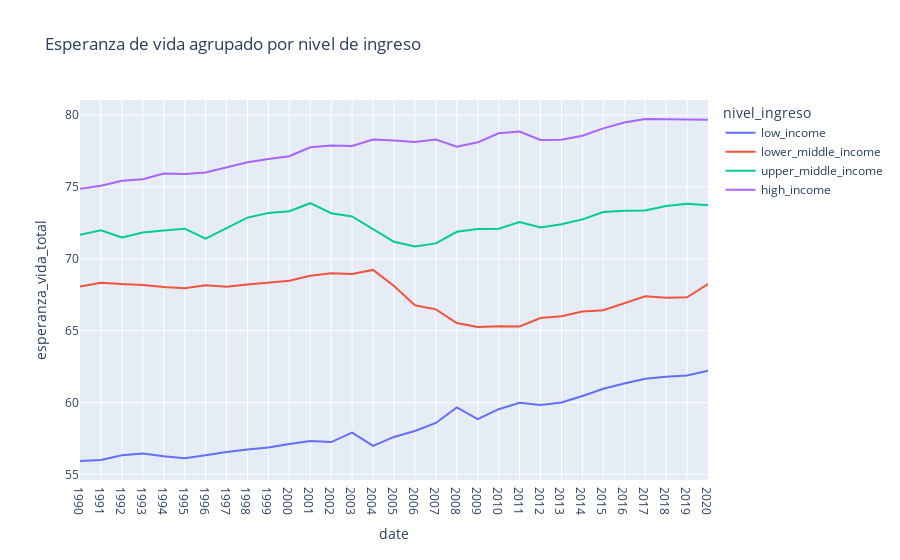

Here is the notebook cell this chart was saved with:
### Code cell
import plotly.express as px

fig = px.line(promedio, 
                x='date', 
                y="esperanza_vida_total", 
                title='Esperanza de vida agrupado por nivel de ingreso',
                color= 'nivel_ingreso')
fig.show()

### Figure 1 — Plotly figure (JSON) as saved in the notebook; plotly's stock layout.template omitted (floating-point values rounded to 4 significant figures)
{"data": [{"hovertemplate": "nivel_ingreso=low_income<br>date=%{x}<br>esperanza_vida_total=%{y}<extra></extra>", "legendgroup": "low_income", "line": {"color": "#636efa", "dash": "solid"}, "marker": {"symbol": "circle"}, "mode": "lines", "name": "low_income", "orientation": "v", "showlegend": true, "type": "scatter", "x": ["1990", "1991", "1992", "1993", "1994", "1995", "1996", "1997", "1998", "1999", "2000", "2001", "2002", "2003", "2004", "2005", "2006", "2007", "2008", "2009", "2010", "2011", "2012", "2013", "2014", "2015", "2016", "2017", "2018", "2019", "2020"], "xaxis": "x", "y": [55.93, 56.01, 56.32, 56.45, 56.26, 56.12, 56.33, 56.56, 56.73, 56.88, 57.11, 57.31, 57.24, 57.91, 56.98, 57.6, 58.01, 58.58, 59.66, 58.85, 59.54, 59.98, 59.82, 60.0, 60.46, 60.95, 61.32, 61.66, 61.79, 61.88, 62.21], "yaxis": "y"}, {"hovertemplate": "nivel_ingreso=lower_middle_income<br>date=%{x}<br>esperanza_vida_total=%{y}<extra></extra>", "legendgroup": "lower_middle_income", "line": {"color": "#EF553B", "dash": "solid"}, "marker": {"symbol": "circle"}, "mode": "lines", "name": "lower_middle_income", "orientation": "v", "showlegend": true, "type": "scatter", "x": ["1990", "1991", "1992", "1993", "1994", "1995", "1996", "1997", "1998", "1999", "2000", "2001", "2002", "2003", "2004", "2005", "2006", "2007", "2008", "2009", "2010", "2011", "2012", "2013", "2014", "2015", "2016", "2017", "2018", "2019", "2020"], "xaxis": "x", "y": [68.08, 68.34, 68.24, 68.18, 68.04, 67.95, 68.16, 68.06, 68.21, 68.34, 68.47, 68.82, 68.99, 68.94, 69.23, 68.11, 66.77, 66.48, 65.53, 65.26, 65.31, 65.29, 65.88, 66.0, 66.32, 66.42, 66.93, 67.39, 67.29, 67.32, 68.24], "yaxis": "y"}, {"hovertemplate": "nivel_ingreso=upper_middle_income<br>date=%{x}<br>esperanza_vida_total=%{y}<extra></extra>", "legendgroup": "upper_middle_income", "line": {"color": "#00cc96", "dash": "solid"}, "marker": {"symbol": "circle"}, "mode": "lines", "name": "upper_middle_income", "orientation": "v", "showlegend": true, "type": "scatter", "x": ["1990", "1991", "1992", "1993", "1994", "1995", "1996", "1997", "1998", "1999", "2000", "2001", "2002", "2003", "2004", "2005", "2006", "2007", "2008", "2009", "2010", "2011", "2012", "2013", "2014", "2015", "2016", "2017", "2018", "2019", "2020"], "xaxis": "x", "y": [71.68, 71.99, 71.48, 71.83, 71.97, 72.1, 71.4, 72.13, 72.87, 73.19, 73.31, 73.87, 73.17, 72.95, 72.09, 71.18, 70.86, 71.07, 71.88, 72.08, 72.09, 72.56, 72.18, 72.41, 72.74, 73.26, 73.34, 73.36, 73.67, 73.82, 73.74], "yaxis": "y"}, {"hovertemplate": "nivel_ingreso=high_income<br>date=%{x}<br>esperanza_vida_total=%{y}<extra></extra>", "legendgroup": "high_income", "line": {"color": "#ab63fa", "dash": "solid"}, "marker": {"symbol": "circle"}, "mode": "lines", "name": "high_income", "orientation": "v", "showlegend": true, "type": "scatter", "x": ["1990", "1991", "1992", "1993", "1994", "1995", "1996", "1997", "1998", "1999", "2000", "2001", "2002", "2003", "2004", "2005", "2006", "2007", "2008", "2009", "2010", "2011", "2012", "2013", "2014", "2015", "2016", "2017", "2018", "2019", "2020"], "xaxis": "x", "y": [74.87, 75.08, 75.43, 75.54, 75.94, 75.91, 76.01, 76.36, 76.72, 76.95, 77.14, 77.76, 77.88, 77.85, 78.3, 78.22, 78.13, 78.3, 77.8, 78.1, 78.74, 78.86, 78.27, 78.29, 78.56, 79.08, 79.49, 79.73, 79.7, 79.69, 79.68], "yaxis": "y"}], "layout": {"legend": {"title": {"text": "nivel_ingreso"}, "tracegroupgap": 0}, "title": {"text": "Esperanza de vida agrupado por nivel de ingreso"}, "xaxis": {"anchor": "y", "domain": [0, 1], "title": {"text": "date"}}, "yaxis": {"anchor": "x", "domain": [0, 1], "title": {"text": "esperanza_vida_total"}}}}
